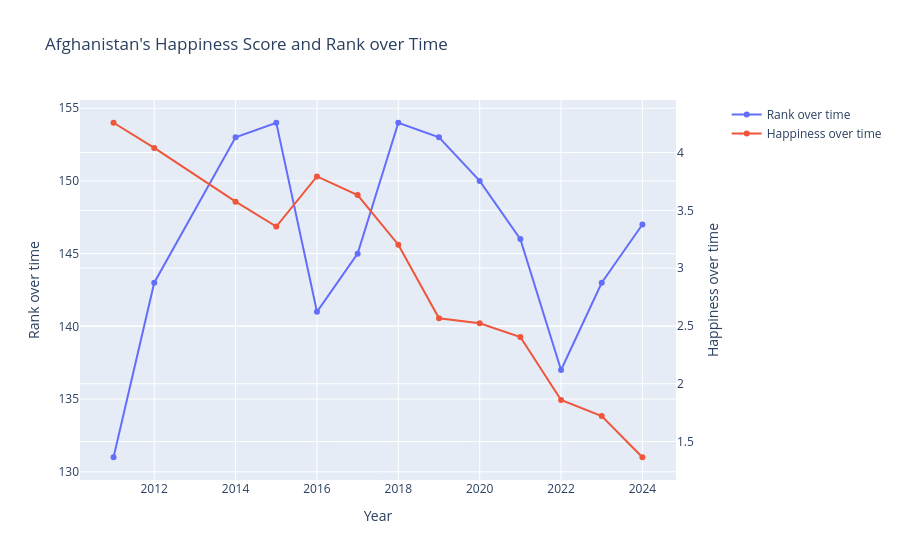

Notebook code cell kept with this figure:
### Code cell
import plotly.graph_objects as go
from plotly.subplots import make_subplots

# Create figure with secondary y-axis
fig = make_subplots(specs=[[{"secondary_y": True}]])

# Add traces
fig.add_trace(
    go.Scatter(x = df["Year"], y= df["Rank"], name="Rank over time"),
    secondary_y=False,
)

fig.add_trace(
    go.Scatter(x = df["Year"], y = df["Life evaluation (3-year average)"], name="Happiness over time"),
    secondary_y=True,
)

# Add figure title
fig.update_layout(
    title_text="Afghanistan's Happiness Score and Rank over Time"
)

# Set x-axis title
fig.update_xaxes(title_text="Year")

# Set y-axes titles
fig.update_yaxes(title_text="Rank over time", secondary_y=False)
fig.update_yaxes(title_text="Happiness over time", secondary_y=True)

fig.show()

### Figure 1 — Plotly figure (JSON) as saved in the notebook; plotly's stock layout.template omitted (floating-point values rounded to 4 significant figures)
{"data": [{"name": "Rank over time", "type": "scatter", "x": [2024, 2023, 2022, 2021, 2020, 2019, 2018, 2017, 2016, 2015, 2014, 2012, 2011], "xaxis": "x", "y": [147, 143, 137, 146, 150, 153, 154, 145, 141, 154, 153, 143, 131], "yaxis": "y"}, {"name": "Happiness over time", "type": "scatter", "x": [2024, 2023, 2022, 2021, 2020, 2019, 2018, 2017, 2016, 2015, 2014, 2012, 2011], "xaxis": "x", "y": [1.364, 1.721, 1.859, 2.404, 2.523, 2.567, 3.203, 3.632, 3.794, 3.36, 3.575, 4.04, 4.258], "yaxis": "y2"}], "layout": {"title": {"text": "Afghanistan's Happiness Score and Rank over Time"}, "xaxis": {"anchor": "y", "domain": [0, 0.94], "title": {"text": "Year"}}, "yaxis": {"anchor": "x", "domain": [0, 1], "title": {"text": "Rank over time"}}, "yaxis2": {"anchor": "x", "overlaying": "y", "side": "right", "title": {"text": "Happiness over time"}}}}
